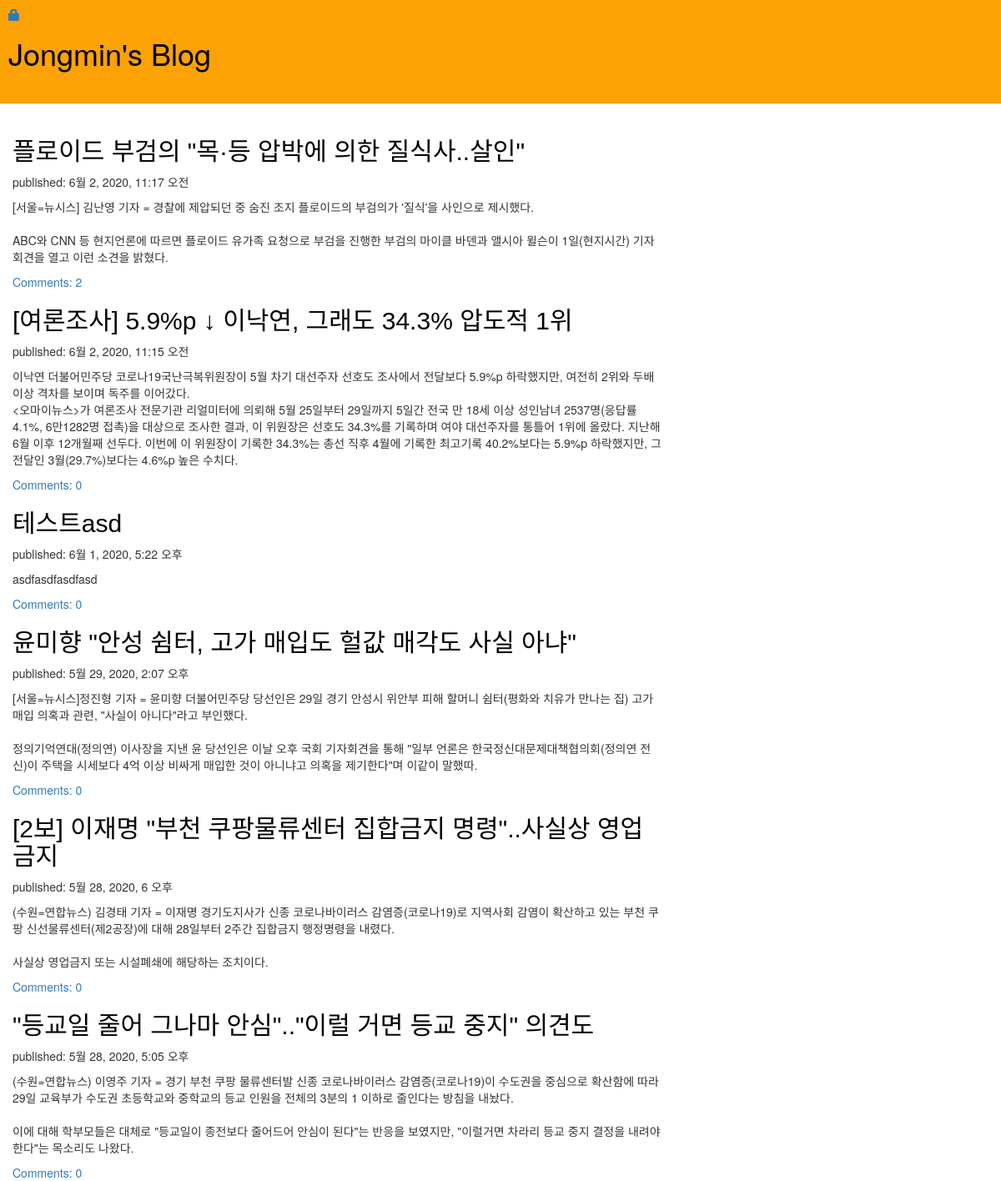
The page / on the database its author committed.
### blog/models.py (models this page shows, shortened)
class Post(models.Model):
    author = models.ForeignKey(
        settings.AUTH_USER_MODEL, on_delete=models.CASCADE)
    title = models.CharField(max_length=200)
    text = models.TextField()
    created_date = models.DateTimeField(default=timezone.now)
    published_date = models.DateTimeField(blank=True, null=True)
    def approved_comment(self):
        return self.comments.filter(approved_comment=True)

### blog/views.py (the view)
# urls.py: path('', views.post_list, name='post_list'),
def post_list(request):
    posts = Post.objects.filter(
        published_date__lte=timezone.now()).order_by('-published_date')
    return render(request, 'blog/post_list.html', {'posts': posts})

### blog/templates/blog/post_list.html
{% extends 'blog/base.html' %} {% block content %} {% for post in posts %}
<div class="post">
  <h2><a href="{% url 'post_detail' pk=post.pk %}">{{ post.title }}</a></h2>
  <p class="date">published: {{ post.published_date }}</p>
  <p>{{ post.text|linebreaksbr }}</p>
  <a href="{% url 'post_detail' pk=post.pk %}"
    >Comments: {{ post.approved_comment.count }}</a
  >
</div>
{% endfor %} {% endblock %}

### blog/static/css/blog.css (style rules this page uses)
a { text-decoration: none; }
h2 a { color: black; font-family: "Noto Sans KR", sans-serif; }

### rows shown on the page
Post: title "플로이드 부검의 \"목·등 압박에 의한 질식사..살인\"", published_date "6월 2, 2020, 11:17 오전", text "[서울=뉴시스] 김난영 기자 = 경찰에 제압되던 중 숨진 조지 플로이드의 부검의가 '질식'을 사인으로 제시했다. ABC와 CNN 등 현지언론에 따르면 플로이드 유가족 요청으로 부검을 진행한 부검의 마이클 바덴과 앨시아 윌슨이 1일(현지시간) 기자회견을 열고 이런 소견을 밝혔다.", approved_comment.count "2"
Post: title "[여론조사] 5.9%p ↓ 이낙연, 그래도 34.3% 압도적 1위", published_date "6월 2, 2020, 11:15 오전", text "이낙연 더불어민주당 코로나19국난극복위원장이 5월 차기 대선주자 선호도 조사에서 전달보다 5.9%p 하락했지만, 여전히 2위와 두배 이상 격차를 보이며 독주를 이어갔다. <오마이뉴스>가 여론조사 전문기관 리얼미터에 의뢰해 5월 25일부터 29일까지 5일간 전국 만 18세 이상 성인남녀 2537명(응답률 4.1%, 6만1282명 접촉)을 대상으로 조사한 결과, 이 위원장은 선호도 34.3%를 기록하며 여야 대선주자를 통틀어 1위에 올랐다. 지난해 6월 이후 12개월째 선두다. 이번에 이 위원장이 기록한 34.3%는 총선 직후 4월에 기록한 최고기록 40.2%보다는 5.9%p 하락했지만, 그 전달인 3월(29.7%)보다는 4.6%p 높은 수치다.", approved_comment.count "0"
Post: title "테스트asd", published_date "6월 1, 2020, 5:22 오후", text "asdfasdfasdfasd", approved_comment.count "0"
Post: title "윤미향 \"안성 쉼터, 고가 매입도 헐값 매각도 사실 아냐\"", published_date "5월 29, 2020, 2:07 오후", text "[서울=뉴시스]정진형 기자 = 윤미향 더불어민주당 당선인은 29일 경기 안성시 위안부 피해 할머니 쉼터(평화와 치유가 만나는 집) 고가 매입 의혹과 관련, \"사실이 아니다\"라고 부인했다. 정의기억연대(정의연) 이사장을 지낸 윤 당선인은 이날 오후 국회 기자회견을 통해 \"일부 언론은 한국정신대문제대책협의회(정의연 전신)이 주택을 시세보다 4억 이상 비싸게 매입한 것이 아니냐고 의혹을 제기한다\"며 이같이 말했따.", approved_comment.count "0"
Post: title "[2보] 이재명 \"부천 쿠팡물류센터 집합금지 명령\"..사실상 영업금지", published_date "5월 28, 2020, 6 오후", text "(수원=연합뉴스) 김경태 기자 = 이재명 경기도지사가 신종 코로나바이러스 감염증(코로나19)로 지역사회 감염이 확산하고 있는 부천 쿠팡 신선물류센터(제2공장)에 대해 28일부터 2주간 집합금지 행정명령을 내렸다. 사실상 영업금지 또는 시설폐쇄에 해당하는 조치이다.", approved_comment.count "0"
Post: title "\"등교일 줄어 그나마 안심\"..\"이럴 거면 등교 중지\" 의견도", published_date "5월 28, 2020, 5:05 오후", text "(수원=연합뉴스) 이영주 기자 = 경기 부천 쿠팡 물류센터발 신종 코로나바이러스 감염증(코로나19)이 수도권을 중심으로 확산함에 따라 29일 교육부가 수도권 초등학교와 중학교의 등교 인원을 전체의 3분의 1 이하로 줄인다는 방침을 내놨다. 이에 대해 학부모들은 대체로 \"등교일이 종전보다 줄어드어 안심이 된다\"는 반응을 보였지만, \"이럴거면 차라리 등교 중지 결정을 내려야 한다\"는 목소리도 나왔다.", approved_comment.count "0"
